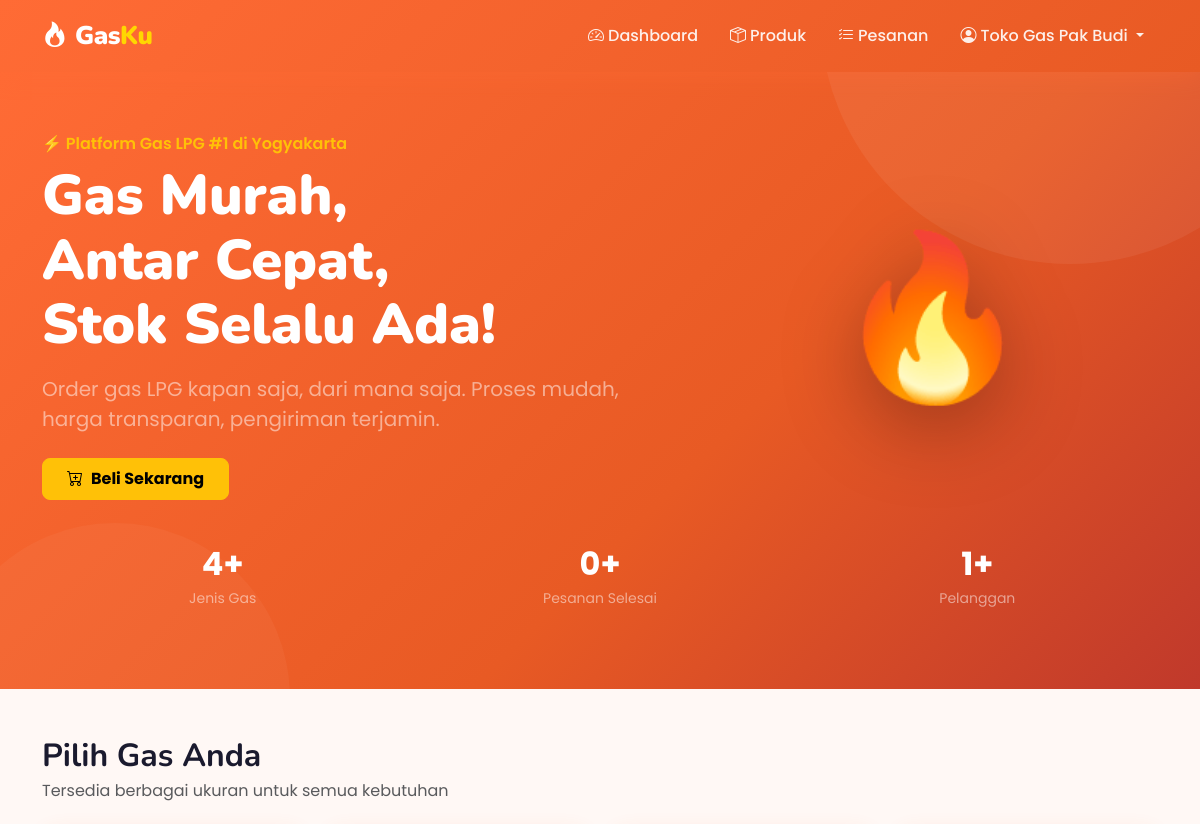
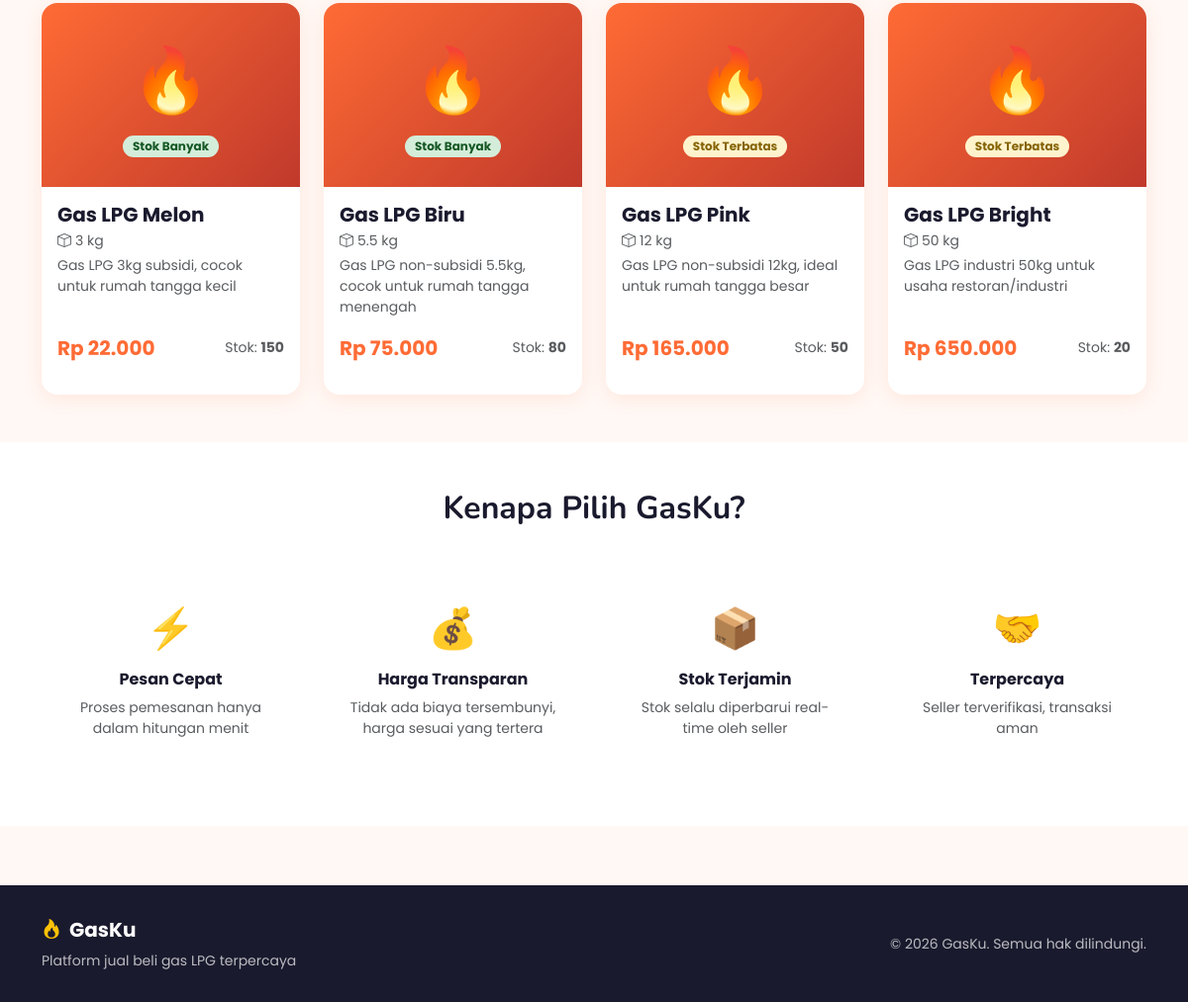
The page / (signed in) on the database its author committed (2 pictures, top to bottom).
### tables this page shows
CREATE TABLE produk (
    id INT AUTO_INCREMENT PRIMARY KEY,
    nama_gas VARCHAR(100) NOT NULL,
    ukuran VARCHAR(50) NOT NULL,        
    harga DECIMAL(10,2) NOT NULL,
    stok INT NOT NULL DEFAULT 0,
    deskripsi TEXT,
    gambar VARCHAR(255),
    seller_id INT NOT NULL,
    status ENUM('aktif', 'nonaktif') DEFAULT 'aktif',
    created_at TIMESTAMP DEFAULT CURRENT_TIMESTAMP,
    updated_at TIMESTAMP DEFAULT CURRENT_TIMESTAMP ON UPDATE CURRENT_TIMESTAMP,
    FOREIGN KEY (seller_id) REFERENCES users(id) ON DELETE CASCADE
);

### config/database.php (called while the page is built, shortened)
<?php
function formatRupiah($angka) {
    return 'Rp ' . number_format($angka, 0, ',', '.');
}
function isLoggedIn() {
    return isset($_SESSION['user_id']);
}
?>

### index.php (the view, shortened to what this page needs)
<?php
require_once 'config/database.php';
$db = getDB();
$produk = $db->query("SELECT p.*, u.nama as nama_seller FROM produk p JOIN users u ON p.seller_id = u.id WHERE p.status = 'aktif' ORDER BY p.id ASC");
$products = $produk->fetch_all(MYSQLI_ASSOC);
include 'includes/header.php';
?>
<section class="hero-section">
    <div class="container position-relative" style="z-index:2">
        <div class="row align-items-center">
            <div class="col-lg-7">
                <p class="text-warning fw-semibold mb-2 fs-6">⚡ Platform Gas LPG #1 di Yogyakarta</p>
                <h1 class="hero-title mb-3">
                    Gas Murah,<br>Antar Cepat,<br>Stok Selalu Ada!
                </h1>
                <p class="fs-5 text-white-50 mb-4">Order gas LPG kapan saja, dari mana saja. Proses mudah, harga transparan, pengiriman terjamin.</p>
                <div class="d-flex gap-3 flex-wrap">
                    <?php if (!isLoggedIn()): ?>
                        <a href="register.php" class="btn btn-warning fw-bold px-4 py-2 rounded-3">
                            <i class="bi bi-person-plus me-2"></i>Daftar Sekarang
                        </a>
                        <a href="login.php" class="btn btn-outline-light fw-bold px-4 py-2 rounded-3">
                            <i class="bi bi-box-arrow-in-right me-2"></i>Masuk
                        </a>
                    <?php else: ?>
                        <a href="#produk" class="btn btn-warning fw-bold px-4 py-2 rounded-3">
                            <i class="bi bi-cart-plus me-2"></i>Beli Sekarang
                        </a>
                    <?php endif; ?>
                </div>
            </div>
            <div class="col-lg-5 d-none d-lg-flex justify-content-center mt-4 mt-lg-0">
                <div style="font-size:10rem; filter: drop-shadow(0 20px 40px rgba(0,0,0,0.3));">🔥</div>
            </div>
        </div>
        <div class="row g-3 mt-4">
            <?php
            $dbStats = getDB();
            $totalProduk = $dbStats->query("SELECT COUNT(*) as c FROM produk WHERE status='aktif'")->fetch_assoc()['c'];
            $totalPesanan = $dbStats->query("SELECT COUNT(*) as c FROM pesanan WHERE status='selesai'")->fetch_assoc()['c'];
            $totalBuyer = $dbStats->query("SELECT COUNT(*) as c FROM users WHERE role='buyer'")->fetch_assoc()['c'];
            ?>
            <div class="col-4">
                <div class="text-center text-white">
                    <div class="fs-2 fw-bold"><?= $totalProduk ?>+</div>
                    <div class="small text-white-50">Jenis Gas</div>
                </div>
            </div>
            <div class="col-4">
                <div class="text-center text-white">
                    <div class="fs-2 fw-bold"><?= $totalPesanan ?>+</div>
                    <div class="small text-white-50">Pesanan Selesai</div>
                </div>
            </div>
            <div class="col-4">
                <div class="text-center text-white">
                    <div class="fs-2 fw-bold"><?= $totalBuyer ?>+</div>
                    <div class="small text-white-50">Pelanggan</div>
                </div>
            </div>
        </div>
    </div>
</section>
<section id="produk" class="py-5">
    <div class="container">
        <div class="d-flex align-items-center justify-content-between mb-4">
            <div>
                <h2 class="fw-bold mb-1" style="font-family:'Nunito',sans-serif">Pilih Gas Anda</h2>
                <p class="text-muted mb-0">Tersedia berbagai ukuran untuk semua kebutuhan</p>
            </div>
        </div>
        <div class="row g-4">
            <?php foreach ($products as $p): ?>
                <?php
                $stockClass = $p['stok'] > 50 ? 'high' : ($p['stok'] > 10 ? 'medium' : 'low');
                $stockLabel = $p['stok'] > 50 ? 'Stok Banyak' : ($p['stok'] > 10 ? 'Stok Terbatas' : 'Stok Menipis');
                ?>
                <div class="col-sm-6 col-lg-3">
                    <div class="card-gashu h-100 d-flex flex-column">
                        <div style="background:linear-gradient(135deg,#FF6B35,#C0392B);padding:30px;text-align:center">
                            <div style="font-size:4rem">🔥</div>
                            <span class="badge badge-stock <?= $stockClass ?> mt-2">
                                <?= $stockLabel ?>
                            </span>
                        </div>
                        <div class="p-3 d-flex flex-column flex-grow-1">
                            <h5 class="fw-bold mb-1"><?= htmlspecialchars($p['nama_gas']) ?></h5>
                            <p class="text-muted small mb-1"><i class="bi bi-box me-1"></i><?= htmlspecialchars($p['ukuran']) ?></p>
                            <p class="text-muted small mb-3 flex-grow-1"><?= htmlspecialchars($p['deskripsi']) ?></p>
                            <div class="d-flex justify-content-between align-items-center mb-3">
                                <span class="fw-bold fs-5" style="color:var(--primary)"><?= formatRupiah($p['harga']) ?></span>
                                <small class="text-muted">Stok: <strong><?= $p['stok'] ?></strong></small>
                            </div>
                        </div>
                    </div>
                </div>
            <?php endforeach; ?>
        </div>
    </div>
</section>
<section class="py-5" style="background:#fff">
    <div class="container">
        <h2 class="text-center fw-bold mb-5" style="font-family:'Nunito',sans-serif">Kenapa Pilih GasKu?</h2>
        <div class="row g-4 text-center">
            <div class="col-6 col-md-3">
                <div class="p-4">
                    <div style="font-size:2.5rem;margin-bottom:12px">⚡</div>
                    <h6 class="fw-bold">Pesan Cepat</h6>
                    <p class="text-muted small">Proses pemesanan hanya dalam hitungan menit</p>
                </div>
            </div>
            <div class="col-6 col-md-3">
                <div class="p-4">
                    <div style="font-size:2.5rem;margin-bottom:12px">💰</div>
                    <h6 class="fw-bold">Harga Transparan</h6>
                    <p class="text-muted small">Tidak ada biaya tersembunyi, harga sesuai yang tertera</p>
                </div>
            </div>
            <div class="col-6 col-md-3">
                <div class="p-4">
                    <div style="font-size:2.5rem;margin-bottom:12px">📦</div>
                    <h6 class="fw-bold">Stok Terjamin</h6>
                    <p class="text-muted small">Stok selalu diperbarui real-time oleh seller</p>
                </div>
            </div>
            <div class="col-6 col-md-3">
                <div class="p-4">
                    <div style="font-size:2.5rem;margin-bottom:12px">🤝</div>
                    <h6 class="fw-bold">Terpercaya</h6>
                    <p class="text-muted small">Seller terverifikasi, transaksi aman</p>
                </div>
            </div>
        </div>
    </div>
</section>
<?php include 'includes/footer.php'; ?>

### includes/header.php (style rules this page uses)
:root { --primary: #FF6B35; --primary-dark: #E85A24; --secondary: #1A1A2E; --accent: #FFD700; --success: #27AE60; --light-bg: #FFF8F5; --card-shadow: 0 4px 20px rgba(255, 107, 53, 0.12); --radius: 16px; }
* { box-sizing: border-box; }
body { font-family: 'Poppins', sans-serif; background-color: var(--light-bg); color: var(--secondary); min-height: 100vh; }
.card-gashu { border: none; border-radius: var(--radius); box-shadow: var(--card-shadow); transition: transform 0.25s, box-shadow 0.25s; overflow: hidden; background: #fff; }
.badge-stock { font-size: 0.75rem; padding: 5px 10px; border-radius: 20px; }
.badge-stock.high { background: #d4edda; color: #155724; }
.badge-stock.medium { background: #fff3cd; color: #856404; }
.hero-section { background: linear-gradient(135deg, #FF6B35 0%, #E85A24 60%, #C0392B 100%); color: white; padding: 60px 0 80px; position: relative; overflow: hidden; }
.hero-section::before { content: ''; position: absolute; top: -50%; right: -10%; width: 500px; height: 500px; background: rgba(255,255,255,0.06); border-radius: 50%; }
.hero-section::after { content: ''; position: absolute; bottom: -30%; left: -5%; width: 350px; height: 350px; background: rgba(255,255,255,0.04); border-radius: 50%; }
.hero-title { font-family: 'Nunito', sans-serif; font-weight: 900; font-size: clamp(2rem, 5vw, 3.5rem); line-height: 1.15; }

### rows shown on the page
produk: stok "Stok Banyak", nama_gas "Gas LPG Melon", ukuran "3 kg", deskripsi "Gas LPG 3kg subsidi, cocok untuk rumah tangga kecil", harga "Rp 22.000", stok "150"
produk: stok "Stok Banyak", nama_gas "Gas LPG Biru", ukuran "5.5 kg", deskripsi "Gas LPG non-subsidi 5.5kg, cocok untuk rumah tangga menengah", harga "Rp 75.000", stok "80"
produk: stok "Stok Terbatas", nama_gas "Gas LPG Pink", ukuran "12 kg", deskripsi "Gas LPG non-subsidi 12kg, ideal untuk rumah tangga besar", harga "Rp 165.000", stok "50"
produk: stok "Stok Terbatas", nama_gas "Gas LPG Bright", ukuran "50 kg", deskripsi "Gas LPG industri 50kg untuk usaha restoran/industri", harga "Rp 650.000", stok "20"

### other values the page prints
$_SESSION['nama'] "Toko Gas Pak Budi"
$totalProduk "4"
$totalPesanan "0"
$totalBuyer "1"
